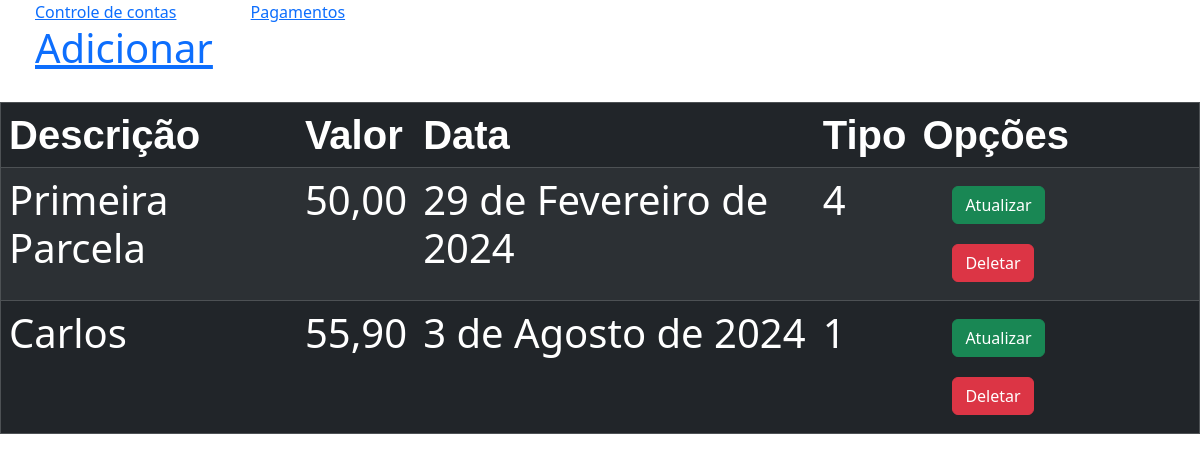
The app's page /controle_contas_pagamentos/pagamento, older data.
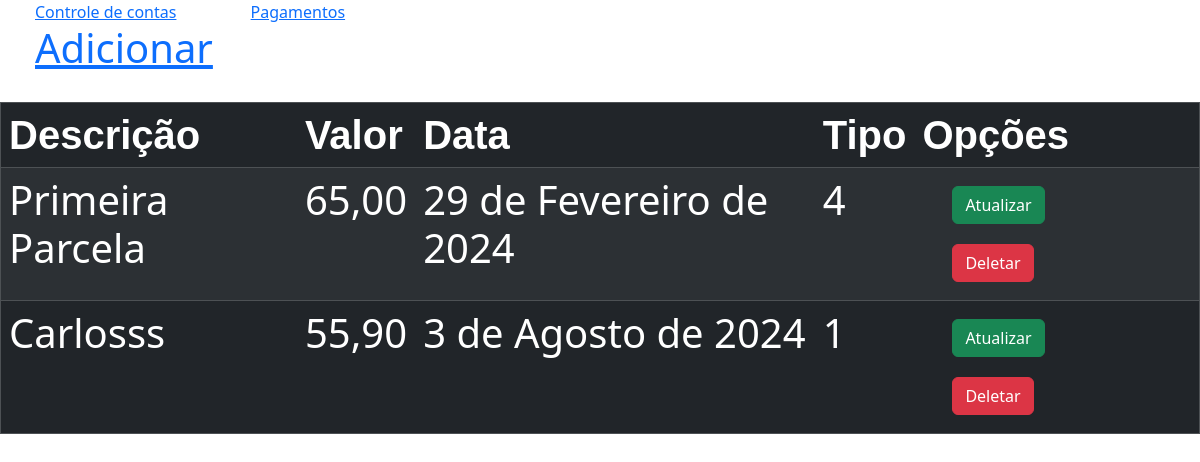
The same page, newer data.
### controle_contas_pagamentos/models.py (models this page shows, shortened)
class Pagamento(models.Model):
    descricao= models.CharField(max_length=255,null=False,blank=False,help_text='Descreva o seu pagamento')
    valor=models.DecimalField(max_digits=5,decimal_places=2,null=False,blank=False,help_text='Digite o valor do pagamento')
    data = models.DateField(help_text='Informe quando sera o pagamento')
    tipo = models.CharField(max_length=15,choices=TIPOPAG,default='4')

### controle_contas_pagamentos/views.py (the view)
# urls.py: path('controle_contas_pagamentos/pagamento', views.pagamento, name='pagamento'),
def pagamento(request):
    pagamentos = Pagamento.objects.order_by('data')
    context = {'pagamentos': pagamentos}
    return render(request,'controle_contas_pagamentos/pagamento.html', context)

### controle_contas_pagamentos/templates/controle_contas_pagamentos/pagamento.html
{% extends 'base.html'%}
{%block content%}
    <h1><Pagamentos/h1>
        <a href ="{% url 'cad_pagamento' %}">Adicionar</a>
        <table border= "1" class="table table-dark table-striped table-hover">
            <thead>
            <tr>
                <th>Descrição</th>
                <th>Valor</th>
                <th>Data</th>
                <th>Tipo</th>
                <th>Opções</th>
            </tr>
        </thead>
        <tbody>
            {% for pag in pagamentos %}
            <tr>
                <td>{{pag.descricao}}</td>
                <td>{{pag.valor}}</td>
                <td>{{pag.data}}</td>
                <td>{{pag.tipo}}</td>
                <td>
                    <a href="{% url 'upd_pagamento' pag.id %}" class="btn btn-success">Atualizar</a>
                    <a href="{% url 'del_pagamento' pag.id %}" class="btn btn-danger">Deletar</a>
                </td>
            </tr>
            {%empty%}
            <tr>
                <td colspan="4">Sem pagamentos Informados</td>
            </tr>
            {% endfor %}
        </table>
{%endblock content%}

Row changes from the older to the newer data that the page shows:
changed Pagamento "Primeira Parcela": valor "50,00" → "65,00"
changed Pagamento: descricao "Carlos" → "Carlosss"
